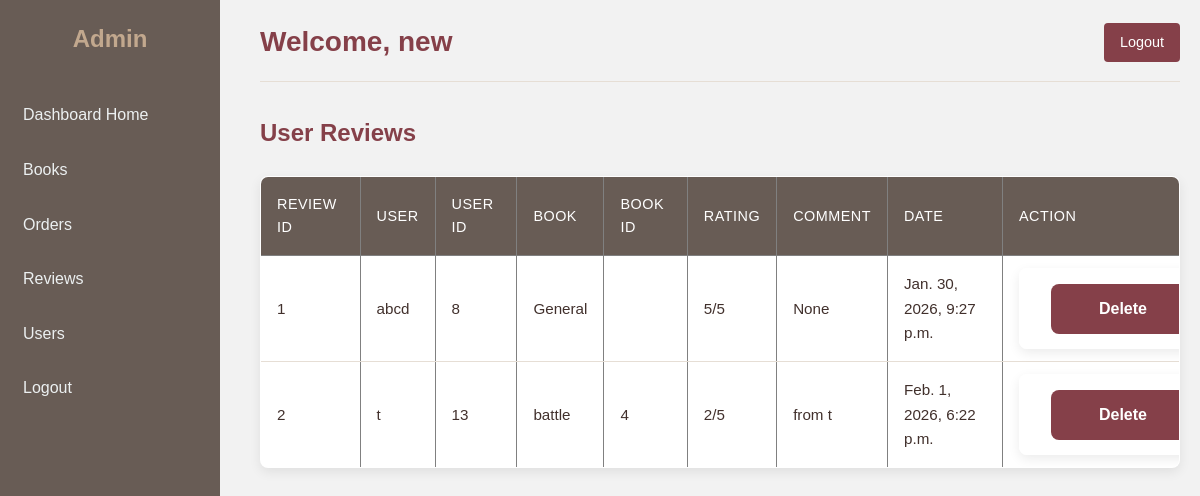
The app's page /dashboard/reviews/ (signed in), older data.
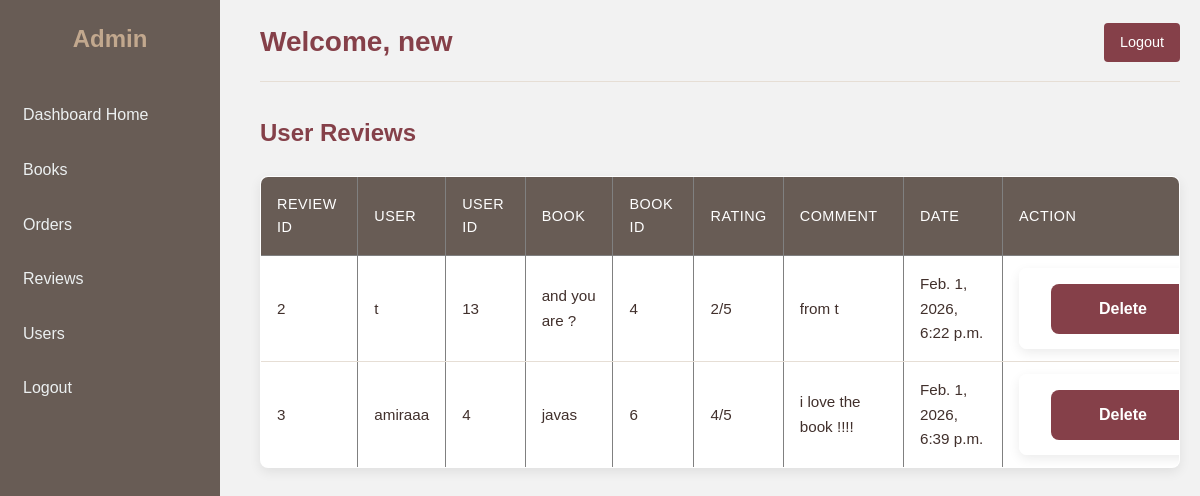
The same page, newer data.
### library_app/models.py (models this page shows, shortened)
class Review(models.Model):
    user = models.ForeignKey(User, on_delete=models.CASCADE)
    book = models.ForeignKey(Book, on_delete=models.CASCADE, null=True, blank=True)
    rating = models.PositiveSmallIntegerField(default = 5)  # 1 to 5
    comment = models.TextField(blank=True, null=True)
    date = models.DateTimeField(auto_now_add=True)

class Book(models.Model):
    title = models.CharField(max_length=200)
    author = models.CharField(max_length=150)
    publication_date = models.DateField(blank=True, null=True)
    quantity = models.PositiveIntegerField(default=0)
    genres = models.ManyToManyField(Genre, related_name="books")
    reviews = models.DecimalField(max_digits=2, decimal_places=1, blank=True, null=True)
    description = models.TextField(blank=True, null=True)
    image = models.ImageField(upload_to="books/", blank=True, null=True)

### library_app/views.py (the view)
# urls.py: path('dashboard/reviews/', views.admin_reviews_view, name='admin_reviews'),
@login_required
def admin_reviews_view(request):
    reviews = Review.objects.select_related("user", "book").all()
    return render(request, "library_app/admin_reviews.html", {
        "reviews": reviews
    })

### library_app/templates/library_app/admin_reviews.html (shortened to what this page needs)
{% extends 'library_app/base_admin.html' %}
{% block content %}
<h2>User Reviews</h2>
<table border="1" cellpadding="8">
<tr>
    <th>Review ID</th>
    <th>User</th>
    <th>User ID</th>
    <th>Book</th>
    <th>Book ID</th>
    <th>Rating</th>
    <th>Comment</th>
    <th>Date</th>
    <th>Action</th>
</tr>
{% for review in reviews %}
<tr>
    <td>{{ review.id }}</td>
    <td>{{ review.user.username }}</td>
    <td>{{ review.user.id }}</td>
    <td>
        {% if review.book %}
            {{ review.book.title }}
        {% else %}
            General
        {% endif %}
    </td>
    <td>{% if review.book %}{{ review.book.id }}{% endif %}</td>
    <td>{{ review.rating }}/5</td>
    <td>{{ review.comment }}</td>
    <td>{{ review.date }}</td>
    <td>
        <form method="POST" action="{% url 'admin_delete_review' review.id %}">
            <button type="submit" class="btn btn-danger btn-sm">
                Delete
            </button>
        </form>
    </td>
</tr>
{% empty %}
<tr>
    <td colspan="9">No reviews yet</td>
</tr>
{% endfor %}
</table>
{% endblock %}

### library_app/templates/library_app/base_admin.html (shortened to what this page needs)
{% load static %}
<!DOCTYPE html>
<html lang="en">
<head>
    <link rel="stylesheet" href="{% static 'css/admin.css' %}">
    <link rel="stylesheet" href="https://cdnjs.cloudflare.com/ajax/libs/font-awesome/6.4.0/css/all.min.css">
</head>
<body>
<div class="sidebar">
    <h2 style="text-align:center; color: #C2A88E;">Admin</h2>
    <a href="{% url 'admin_home' %}">Dashboard Home</a>
    <a href="{% url 'admin_books' %}">Books</a>
    <a href="{% url 'admin_orders' %}">Orders</a>
    <a href="{% url 'admin_reviews' %}">Reviews</a>
    <a href="{% url 'admin_users' %}">Users</a>
    <a href="{% url 'logout' %}">Logout</a>
</div>
<div class="main-content">
    <div class="header">
        <h1>Welcome, {{ request.user.first_name|default:request.user.username }}</h1>
        <a href="{% url 'logout' %}" class="logout-btn">Logout</a>
    </div>
    {% block content %}{% endblock %}
</div>
</body>
</html>

### library_app/static/CSS/admin.css (style rules this page uses)
:root { --admin-primary: #854049; --admin-primary-dark: #41302C; --admin-secondary: #685C55; --admin-accent: #C2A88E; --admin-light: #f7f4ef; --admin-lighter: #e6ded5; --admin-white: #ffffff; --admin-text: #41302C; --admin-text-light: #685C55; --admin-shadow: 0 4px 12px rgba(0,0,0,0.08); --admin-radius: 8px; }
* { margin: 0; padding: 0; box-sizing: border-box; }
body { font-family: 'Poppins', sans-serif; background-color: var(--admin-light); color: var(--admin-text); line-height: 1.6; }
.sidebar { width: 220px; background-color: var(--admin-secondary); height: 100vh; position: fixed; padding-top: 20px; color: var(--admin-white); }
.sidebar h2 { text-align: center; color: var(--admin-accent); margin-bottom: 2rem; padding: 0 1rem; }
.sidebar a { display: block; padding: 12px 20px; color: var(--admin-white); text-decoration: none; margin-bottom: 5px; border-radius: 4px; transition: all 0.3s ease; border-left: 3px solid transparent; }
.main-content { margin-left: 240px; padding: 20px; min-height: 100vh; }
.header { display: flex; justify-content: space-between; align-items: center; margin-bottom: 2rem; padding-bottom: 1rem; border-bottom: 1px solid var(--admin-lighter); }
.header h1 { margin: 0; color: var(--admin-primary); font-size: 1.75rem; }
.logout-btn { text-decoration: none; color: var(--admin-white); background-color: var(--admin-primary); padding: 8px 16px; border-radius: var(--admin-radius); font-size: 0.9rem; font-weight: 500; transition: all 0.3s ease; display: inline-flex; align-items: center; gap: 0.5rem; }
h2 { color: var(--admin-primary); margin-bottom: 1.5rem; font-size: 1.5rem; }
table { width: 100%; border-collapse: collapse; background: var(--admin-white); border-radius: var(--admin-radius); overflow: hidden; box-shadow: var(--admin-shadow); margin-bottom: 2rem; }
table th { background: var(--admin-secondary); color: var(--admin-white); padding: 1rem; text-align: left; font-weight: 500; font-size: 0.9rem; text-transform: uppercase; letter-spacing: 0.5px; }
table td { padding: 1rem; border-bottom: 1px solid var(--admin-lighter); font-size: 0.95rem; }
table tr:last-child td { border-bottom: none; }
table form { display: inline; margin: 0; }
table button { padding: 0.5rem 1rem; background: var(--admin-primary); color: var(--admin-white); border: none; border-radius: 4px; cursor: pointer; font-size: 0.85rem; font-weight: 500; transition: all 0.3s ease; }
form[method="POST"]:not(.table-form) { background: var(--admin-white); padding: 2rem; border-radius: var(--admin-radius); box-shadow: var(--admin-shadow); max-width: 600px; margin: 0 auto; }
form[method="POST"] button[type="submit"] { width: 100%; padding: 1rem; background: var(--admin-primary); color: var(--admin-white); border: none; border-radius: var(--admin-radius); font-size: 1rem; font-weight: 600; cursor: pointer; transition: all 0.3s ease; }

### library_app/templates/library_app/base_admin.html (style rules this page uses)
body { font-family: Arial, sans-serif; background-color: #f2f2f2; margin: 0; }
.sidebar { width: 220px; background-color: #685C55; height: 100vh; position: fixed; padding-top: 20px; color: #ecf0f1; }
.sidebar a { display: block; padding: 12px 20px; color: #ecf0f1; text-decoration: none; margin-bottom: 5px; border-radius: 4px; }
.main-content { margin-left: 240px; padding: 20px; }
.header { display: flex; justify-content: space-between; align-items: center; }
.header h1 { margin: 0; color: #854049; }
.logout-btn { text-decoration: none; color: white; background-color: #854049; padding: 8px 16px; border-radius: 4px; }

Row changes from the older to the newer data that the page shows:
removed Review: id "1", user.username "abcd", user.id "8", shows "General", rating "5", comment "None", date "Jan. 30, 2026, 9:27 p.m."
changed through a linked row, Review "from t": book "battle" → "and you are ?"
added Review: id "3", user.username "amiraaa", user.id "4", book "javas", book.id "6", rating "4", comment "i love the book !!!!", date "Feb. 1, 2026, 6:39 p.m."
